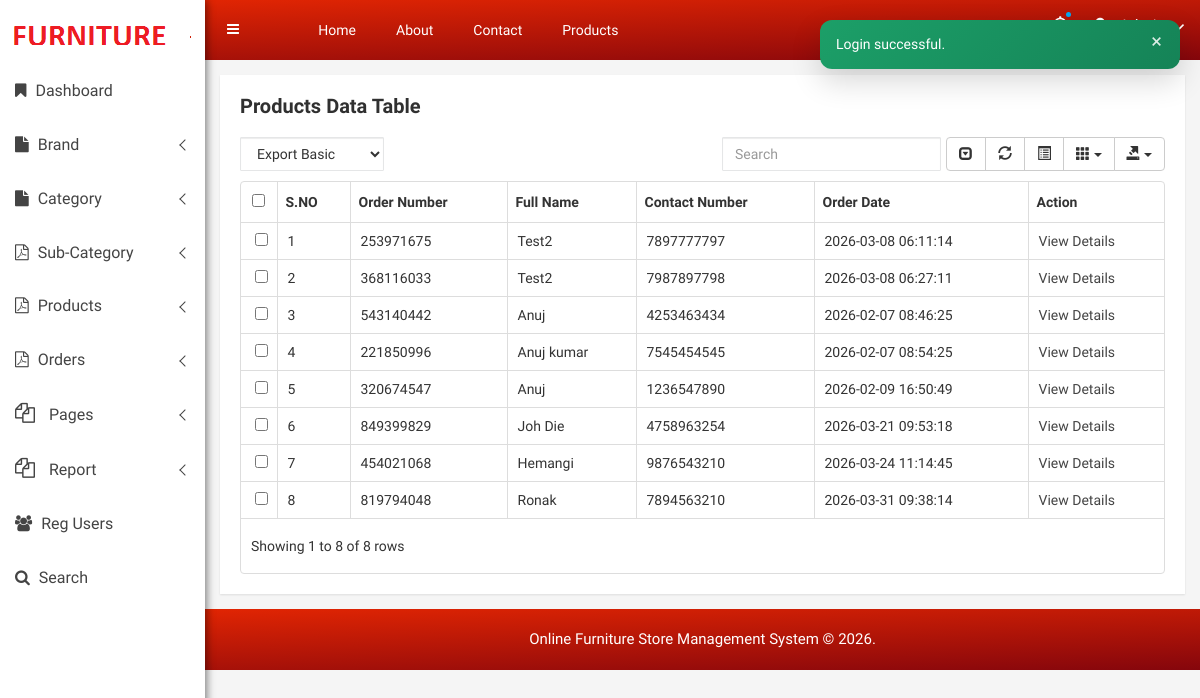
/ofsms/admin/all-order.php (signed in), run on the app's committed database.
### tables this page shows
CREATE TABLE `tblorder` (
  `ID` int(10) NOT NULL,
  `OrderNumber` varchar(200) DEFAULT NULL,
  `UserID` int(50) DEFAULT NULL,
  `FullName` varchar(200) DEFAULT NULL,
  `ContactNumber` bigint(10) DEFAULT NULL,
  `FlatNo` varchar(50) DEFAULT NULL,
  `StreetName` varchar(50) DEFAULT NULL,
  `Area` varchar(50) DEFAULT NULL,
  `Landmark` varchar(50) DEFAULT NULL,
  `City` varchar(50) DEFAULT NULL,
  `Zipcode` int(10) NOT NULL,
  `State` varchar(200) NOT NULL,
  `OrderDate` timestamp NULL DEFAULT current_timestamp(),
  `Status` varchar(50) DEFAULT NULL,
  `payType` varchar(100) DEFAULT NULL
);

### ofsms/admin/all-order.php (the view, shortened to what this page needs)
<?php
include('includes/dbconnection.php');
if (strlen($_SESSION['ofsmsaid']==0)) {
  header('location:logout.php');
  } else{
?>
<!doctype html>
<html class="no-js" lang="en">
<head>
    <link rel="stylesheet" href="css/bootstrap.min.css">
    <link rel="stylesheet" href="css/font-awesome.min.css">
    <link rel="stylesheet" href="css/owl.carousel.css">
    <link rel="stylesheet" href="css/owl.theme.css">
    <link rel="stylesheet" href="css/owl.transitions.css">
    <link rel="stylesheet" href="css/animate.css">
    <link rel="stylesheet" href="css/normalize.css">
    <link rel="stylesheet" href="css/meanmenu.min.css">
    <link rel="stylesheet" href="css/main.css">
    <link rel="stylesheet" href="css/morrisjs/morris.css">
    <link rel="stylesheet" href="css/scrollbar/jquery.mCustomScrollbar.min.css">
    <link rel="stylesheet" href="css/metisMenu/metisMenu.min.css">
    <link rel="stylesheet" href="css/metisMenu/metisMenu-vertical.css">
    <link rel="stylesheet" href="css/calendar/fullcalendar.min.css">
    <link rel="stylesheet" href="css/calendar/fullcalendar.print.min.css">
    <link rel="stylesheet" href="css/editor/select2.css">
    <link rel="stylesheet" href="css/editor/datetimepicker.css">
    <link rel="stylesheet" href="css/editor/bootstrap-editable.css">
    <link rel="stylesheet" href="css/editor/x-editor-style.css">
    <link rel="stylesheet" href="css/data-table/bootstrap-table.css">
    <link rel="stylesheet" href="css/data-table/bootstrap-editable.css">
    <link rel="stylesheet" href="style.css">
    <link rel="stylesheet" href="css/responsive.css">
</head>
<body>
   <?php include_once('includes/sidebar.php');?>
    <div class="all-content-wrapper">
        <?php include_once('includes/header.php');?>
       <div class="data-table-area mg-tb-15">
            <div class="container-fluid">
                <div class="row">
                    <div class="col-lg-12 col-md-12 col-sm-12 col-xs-12">
                        <div class="sparkline13-list">
                            <div class="sparkline13-hd">
                                <div class="main-sparkline13-hd">
                                    <h1>Products <span class="table-project-n">Data</span> Table</h1>
                                </div>
                            </div>
                            <div class="sparkline13-graph">
                                <div class="datatable-dashv1-list custom-datatable-overright">
                                    <div id="toolbar">
                                        <select class="form-control">
                        <option value="">Export Basic</option>
                      </select>
                                    </div>
                                    <table id="table" data-toggle="table" data-pagination="true" data-search="true" data-show-columns="true" data-show-pagination-switch="true" data-show-refresh="true" data-key-events="true" data-show-toggle="true" data-resizable="true" data-cookie="true"
                                        data-cookie-id-table="saveId" data-show-export="true" data-click-to-select="true" data-toolbar="#toolbar">
                                        <thead>
                                            <tr>
                                                <th>S.NO</th>
                                                <th>Order Number</th>
                                                <th>Full Name</th>
                                                <th>Contact Number</th>
                                                <th>Order Date</th>
                                                <th>Action</th>
                                            </tr>
                                        </thead>
                                        <tbody>
                                        <?php
$sql="SELECT * from tblorder";
$query = $dbh -> prepare($sql);
$query->execute();
$results=$query->fetchAll(PDO::FETCH_OBJ);
$cnt=1;
if($query->rowCount() > 0)
{
foreach($results as $row)
{               ?>
                                            <tr>
                                                <td><?php echo htmlentities($cnt);?></td>
                                                <td><?php  echo htmlentities($row->OrderNumber);?></td>
                                                <td><?php  echo htmlentities($row->FullName);?></td>
                                                <td><?php  echo htmlentities($row->ContactNumber);?></td>
                                                <td><?php  echo htmlentities($row->OrderDate);?></td>
                                                <td><a href="view-order-detail.php?viewid=<?php echo htmlentities ($row->OrderNumber);?>">View Details</a></td>
                                            </tr>
                                             <?php $cnt=$cnt+1;}} ?>
                                        </tbody>
                                    </table>
                                </div>
                            </div>
                        </div>
                    </div>
                </div>
            </div>
        </div>
        <?php include_once('includes/footer.php');?>
    </div>
</body>
</html>
<?php }  ?>

### ofsms/admin/includes/header.php (shortened to what this page needs)
<?php require_once dirname(__DIR__, 2) . '/includes/flash.php'; ?>
<?php echo renderFlashMessages(); ?>
 <div class="container-fluid">
            <div class="row">
                <div class="col-lg-12 col-md-12 col-sm-12 col-xs-12">
                    <div class="logo-pro">
                        <a href="dashboard.php"><img class="main-logo" src="images/logo/logo1.png" alt="" /></a>
                    </div>
                </div>
            </div>
        </div>
<div class="header-advance-area">
            <div class="header-top-area">
                <div class="container-fluid">
                    <div class="row">
                        <div class="col-lg-12 col-md-12 col-sm-12 col-xs-12">
                            <div class="header-top-wraper">
                                <div class="row">
                                    <div class="col-lg-1 col-md-0 col-sm-1 col-xs-12">
                                        <div class="menu-switcher-pro">
                                            <button type="button" id="sidebarCollapse" class="btn bar-button-pro header-drl-controller-btn btn-info navbar-btn">
                                                    <i class="fa fa-bars"></i>
                                                </button>
                                        </div>
                                    </div>
                                    <div class="col-lg-6 col-md-7 col-sm-6 col-xs-12">
                                        <div class="header-top-menu tabl-d-n">
                                            <ul class="nav navbar-nav mai-top-nav">
                                                <li class="nav-item"><a href="dashboard.php" class="nav-link">Home</a>
                                                </li>
                                                <li class="nav-item"><a href="about-us.php" class="nav-link">About</a>
                                                </li>
                                                <li class="nav-item"><a href="contact-us.php" class="nav-link">Contact</a>
                                                </li>
                                                <li class="nav-item"><a href="manage-products.php" class="nav-link">Products</a>
                                                </li>
                                            </ul>
                                        </div>
                                    </div>
  <div class="col-lg-5 col-md-5 col-sm-12 col-xs-12">
<div class="header-right-info">
 <ul class="nav navbar-nav mai-top-nav header-right-menu">
 <li class="nav-item"><a href="#" data-toggle="dropdown" role="button" aria-expanded="false" class="nav-link dropdown-toggle"><i class="fa fa-bell-o" aria-hidden="true"></i><span class="indicator-nt"></span></a>
</li>
 <li class="nav-item">
 <a href="#" data-toggle="dropdown" role="button" aria-expanded="false" class="nav-link dropdown-toggle">
<i class="fa fa-user adminpro-user-rounded header-riht-inf" aria-hidden="true"></i>
<span class="admin-name"><?php
$aid=$_SESSION['ofsmsaid'];
$sql="SELECT AdminName,Email from  tbladmin where ID=:aid";
$query = $dbh -> prepare($sql);
$query->bindParam(':aid',$aid,PDO::PARAM_STR);
$query->execute();
$results=$query->fetchAll(PDO::FETCH_OBJ);
$cnt=1;
if($query->rowCount() > 0)
{
foreach($results as $row)
{               ?><?php  echo $row->AdminName;?><?php $cnt=$cnt+1;}} ?></span>
<i class="fa fa-angle-down adminpro-icon adminpro-down-arrow"></i>
    </a>
</li>
 </ul>
 </div>
</div>
</div>
</div>
 </div>
 </div>
  </div>
 </div>
        </div>

### data on the page
tblorder: OrderNumber "253971675", FullName "Test2", ContactNumber "7897777797", OrderDate "2026-03-08 06:11:14"
tblorder: OrderNumber "368116033", FullName "Test2", ContactNumber "7987897798", OrderDate "2026-03-08 06:27:11"
tblorder: OrderNumber "543140442", FullName "Anuj", ContactNumber "4253463434", OrderDate "2026-02-07 08:46:25"
tblorder: OrderNumber "221850996", FullName "Anuj kumar", ContactNumber "7545454545", OrderDate "2026-02-07 08:54:25"
tblorder: OrderNumber "320674547", FullName "Anuj", ContactNumber "1236547890", OrderDate "2026-02-09 16:50:49"
tblorder: OrderNumber "849399829", FullName "Joh Die", ContactNumber "4758963254", OrderDate "2026-03-21 09:53:18"
tblorder: OrderNumber "454021068", FullName "Hemangi", ContactNumber "9876543210", OrderDate "2026-03-24 11:14:45"
tblorder: OrderNumber "819794048", FullName "Ronak", ContactNumber "7894563210", OrderDate "2026-03-31 09:38:14"

### other printed values
$text "Login successful."
$row->AdminName "Admin"
